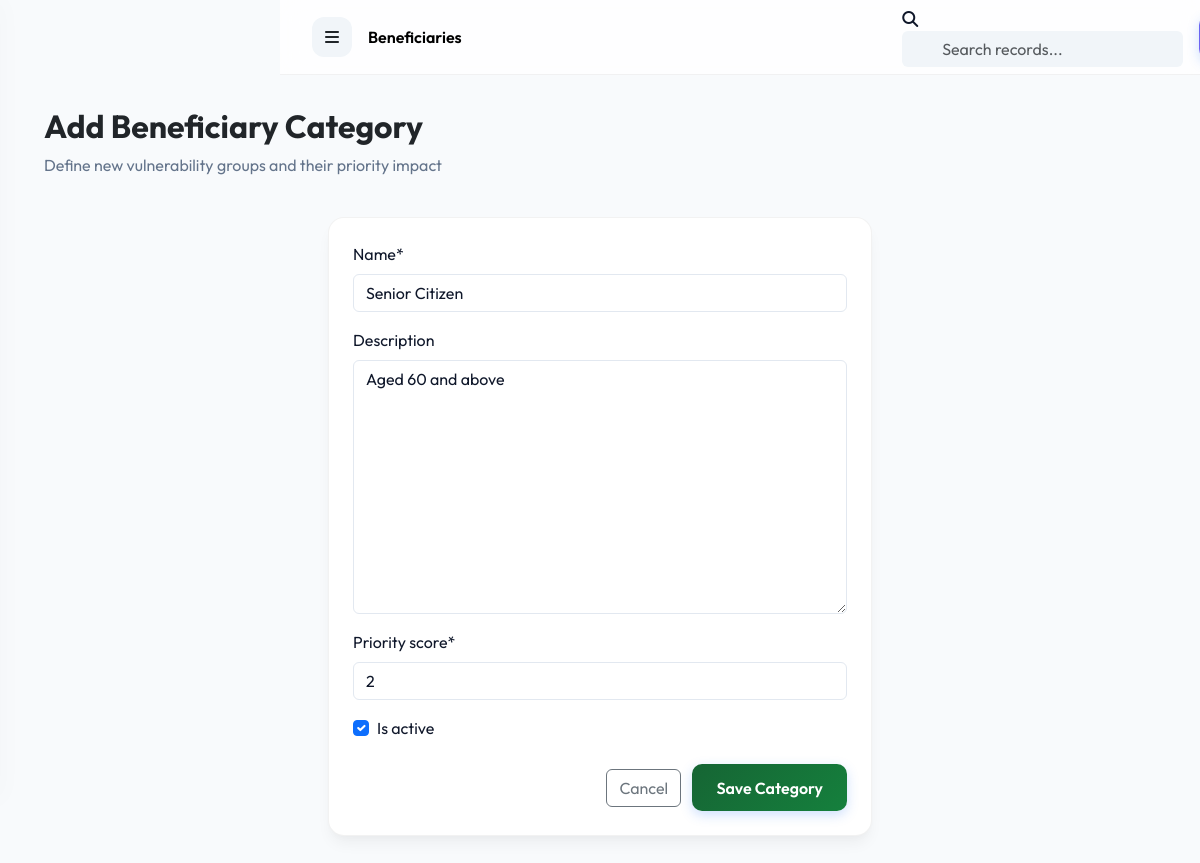
Screenshot of /beneficiaries/categories/1/edit/ (signed in) with the database file from the repository.
### beneficiaries/models.py (models this page shows, shortened)
class Category(models.Model):
    name = models.CharField(max_length=100)
    description = models.TextField(blank=True)
    priority_score = models.IntegerField(default=0)
    is_active = models.BooleanField(default=True)
    class Meta:
        verbose_name_plural = "Categories"

### beneficiaries/views.py (the view)
# urls.py: path('categories/<int:pk>/edit/', views.CategoryUpdateView.as_view(), name='category_edit'),
class CategoryUpdateView(LoginRequiredMixin, UpdateView):
    model = Category
    template_name = 'beneficiaries/category_form.html'
    fields = '__all__'
    success_url = reverse_lazy('beneficiaries:category_list')

### accounts/models.py (called while the page is built)
    def is_admin(self):
        return self.role == 'ADMIN' or self.is_superuser

### notifications/context_processors.py (called while the page is built)
def notifications_processor(request):
    if request.user.is_authenticated:
        unread_notifications = request.user.notifications.filter(is_read=False)[:5]
        unread_count = request.user.notifications.filter(is_read=False).count()
        return {
            'topbar_notifications': unread_notifications,
            'unread_notifications_count': unread_count
        }
    return {}

### templates/beneficiaries/category_form.html (shortened to what this page needs)
{% extends 'base.html' %}
{% load crispy_forms_tags %}
{% block content %}
<div class="container-fluid">
    <div class="row mb-4">
        <div class="col-md-12">
            <h2 class="fw-bold text-dark">Add Beneficiary Category</h2>
            <p class="text-muted">Define new vulnerability groups and their priority impact</p>
        </div>
    </div>
    <div class="row justify-content-center">
        <div class="col-md-6">
            <div class="glass-card p-4">
                <form method="post">
                    {{ form|crispy }}
                    <div class="mt-4 text-end">
                        <a href="{% url 'beneficiaries:category_list' %}" class="btn btn-outline-secondary me-2">Cancel</a>
                        <button type="submit" class="btn btn-primary-glass">Save Category</button>
                    </div>
                </form>
            </div>
        </div>
    </div>
</div>
{% endblock %}

### static/css/style.css (style rules this page uses)
:root { --primary-green: #166534; --primary-blue: #1d4ed8; --primary-red: #991b1b; --primary-yellow: #eab308; --primary-gradient: linear-gradient(135deg, #166534 0%, #15803d 100%); --secondary-gradient: linear-gradient(135deg, #1d4ed8 0%, #3b82f6 100%); --accent-gradient: linear-gradient(135deg, #991b1b 0%, #dc2626 100%); --sidebar-bg: #ffffff; --dark-bg: #f8fafc; --glass-bg: rgba(255, 255, 255, 0.7); --glass-border: rgba(0, 0, 0, 0.05); --text-main: #0f172a; --text-muted: #64748b; --card-shadow: 0 10px 15px -3px rgba(0, 0, 0, 0.05), 0 4px 6px -2px rgba(0, 0, 0, 0.02); }
body { background-color: var(--dark-bg) !important; color: var(--text-main) !important; font-family: 'Outfit', sans-serif !important; margin: 0; min-height: 100vh; }
h1, h2, h3, h4, h5, h6 { color: var(--text-main) !important; font-weight: 700 !important; }
.text-muted, .text-white-50 { color: var(--text-muted) !important; opacity: 1 !important; }
.glass-card { background: #ffffff; border: 1px solid var(--glass-border) !important; border-radius: 16px !important; box-shadow: var(--card-shadow) !important; }
.btn-primary-glass { background: var(--primary-gradient) !important; border: none !important; color: #fff !important; padding: 0.7rem 1.5rem !important; border-radius: 10px !important; font-weight: 600 !important; box-shadow: 0 4px 12px rgba(59, 130, 246, 0.25) !important; }
.form-control, .form-select { background: #ffffff !important; border: 1px solid #e2e8f0 !important; color: var(--text-main) !important; }

### templates/base.html (style rules this page uses)
:root { --sidebar-width: 280px; --topbar-height: 75px; --light-core: #ffffff; --body-bg: #f8fafc; }
body { background-color: var(--body-bg) !important; margin: 0; padding: 0; color: #0f172a !important; font-family: 'Outfit', sans-serif !important; }

### rows the page displays
Category: name "Senior Citizen", description "Aged 60 and above", priority_score "2", is_active "☑"

### other values shown
{{ request.resolver_match.app_name|title }} "Beneficiaries"
